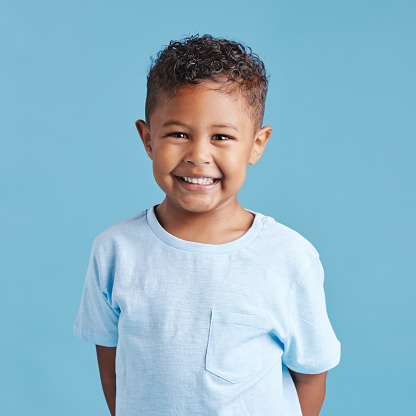
#> input picture jhon.jpg, 416 x 416 px
$ python 'Face Detection.py'
#> lines starting #> are read from the running program, lines starting #| are printed output that depends on the picture; after the words box and inside, x2 and y2 are one past the last pixel; in counts of white or black regions, pixels touching at a corner belong together
import os
import cv2

def detect_faces(image_filename):
    # Get the current working directory
#> called with image_filename = 'jhon.jpg'
    current_directory = os.getcwd()

    # Join the current directory with the image filename to get the full path
    image_path = os.path.join(current_directory, image_filename)

    # Rest of the code remains the same...
    # Load the pre-trained Haar Cascade classifier for face detection
    face_cascade = cv2.CascadeClassifier(cv2.data.haarcascades + 'haarcascade_frontalface_default.xml')

    # Read the input image
    image = cv2.imread(image_path)
#> image is the input picture: shape (416, 416, 3); mean B, G, R 200.3, 183.4, 143.6

    # Convert the image to grayscale
    gray_image = cv2.cvtColor(image, cv2.COLOR_BGR2GRAY)
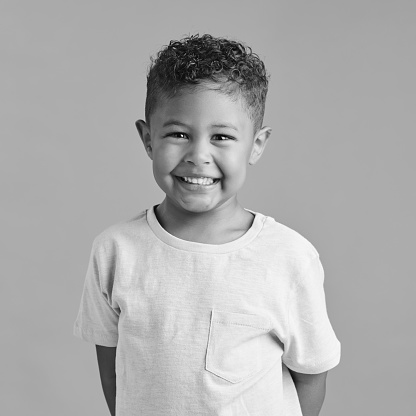
#> gray_image: shape (416, 416); min 1, max 254, mean 173.4

    # Perform face detection
    faces = face_cascade.detectMultiScale(gray_image, scaleFactor=1.1, minNeighbors=5, minSize=(30, 30))
#> faces = [[136, 87, 123, 123]]

    # Draw rectangles around the detected faces
    for (x, y, w, h) in faces:
        cv2.rectangle(image, (x, y), (x + w, y + h), (255, 0, 0), 2)
#> this loop made 1 pass
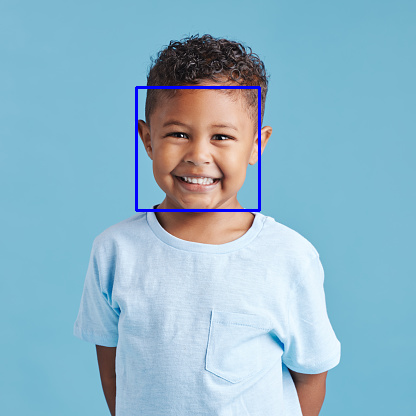
#> image: shape (416, 416, 3); 0.85% of pixels changed, all inside (x1, y1, x2, y2) = (135, 86, 261, 212)

    # Display the image with detected faces
    cv2.imshow('Detected Faces', image)
    cv2.waitKey(0)
    cv2.destroyAllWindows()

if __name__ == "__main__":
    image_filename = 'jhon.jpg'
    detect_faces(image_filename)
